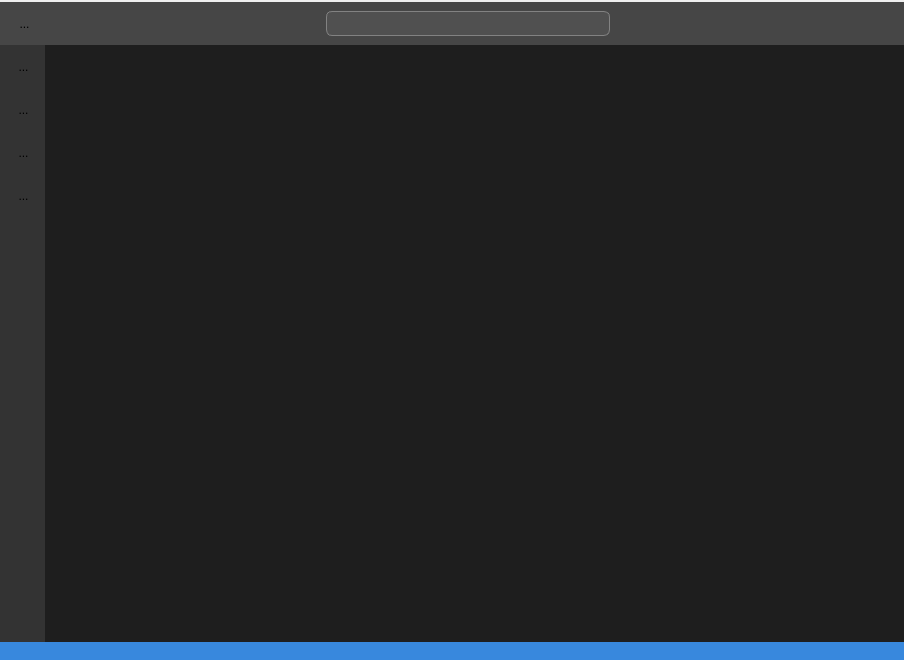
<?xml version="1.0" encoding="UTF-8"?>
<ui version="4.0">
 <class>MainWindow</class>
 <widget class="QMainWindow" name="MainWindow">
  <property name="geometry">
   <rect>
    <x>0</x>
    <y>0</y>
    <width>904</width>
    <height>660</height>
   </rect>
  </property>
  <property name="windowTitle">
   <string>MainWindow</string>
  </property>
  <widget class="QWidget" name="centralwidget">
   <layout class="QFormLayout" name="formLayout">
    <property name="horizontalSpacing">
     <number>0</number>
    </property>
    <property name="verticalSpacing">
     <number>0</number>
    </property>
    <property name="leftMargin">
     <number>0</number>
    </property>
    <property name="topMargin">
     <number>2</number>
    </property>
    <property name="rightMargin">
     <number>0</number>
    </property>
    <property name="bottomMargin">
     <number>0</number>
    </property>
    <item row="0" column="1">
     <layout class="QVBoxLayout" name="verticalLayout">
      <property name="spacing">
       <number>0</number>
      </property>
      <item>
       <layout class="QHBoxLayout" name="horizontalLayout_4"/>
      </item>
      <item>
       <layout class="QHBoxLayout" name="horizontalLayout">
        <property name="spacing">
         <number>0</number>
        </property>
       </layout>
      </item>
      <item>
       <widget class="QWidget" name="horizontalWidget_3" native="true">
        <property name="styleSheet">
         <string notr="true">QWidget{
	background-color: rgb(70, 70, 70);
}</string>
        </property>
        <layout class="QHBoxLayout" name="horizontalLayout_3">
         <property name="spacing">
          <number>0</number>
         </property>
         <property name="leftMargin">
          <number>8</number>
         </property>
         <item>
          <widget class="QToolButton" name="toolButton_4">
           <property name="styleSheet">
            <string notr="true">/* 默认 */
QToolButton{   
	border-top: 0px outset transparent;  
	border-bottom: 0px outset transparent;
	border-right: 0px outset transparent;
	border-left: 0px outset transparent;
	border-radius: 6px;
    min-width: 30px;  
    min-height: 20px;
}

/* 鼠标悬停 */
QToolButton:hover{
	background-color: rgb(90, 90, 90);
}

/* 点击和按下 */
QToolButton:pressed,QToolButton:checked{
	background-color: rgb(90, 90, 90);
}
</string>
           </property>
           <property name="text">
            <string>...</string>
           </property>
           <property name="icon">
            <iconset>
             <normaloff>../icon/menu.png</normaloff>../icon/menu.png</iconset>
           </property>
           <property name="iconSize">
            <size>
             <width>30</width>
             <height>18</height>
            </size>
           </property>
           <property name="checkable">
            <bool>true</bool>
           </property>
           <property name="checked">
            <bool>false</bool>
           </property>
           <property name="autoRepeat">
            <bool>false</bool>
           </property>
           <property name="autoExclusive">
            <bool>true</bool>
           </property>
          </widget>
         </item>
         <item>
          <spacer name="horizontalSpacer">
           <property name="orientation">
            <enum>Qt::Horizontal</enum>
           </property>
           <property name="sizeHint" stdset="0">
            <size>
             <width>38</width>
             <height>18</height>
            </size>
           </property>
          </spacer>
         </item>
         <item>
          <widget class="QLineEdit" name="lineEdit">
           <property name="sizePolicy">
            <sizepolicy hsizetype="Expanding" vsizetype="Fixed">
             <horstretch>0</horstretch>
             <verstretch>0</verstretch>
            </sizepolicy>
           </property>
           <property name="minimumSize">
            <size>
             <width>200</width>
             <height>25</height>
            </size>
           </property>
           <property name="styleSheet">
            <string notr="true">QWidget{
	border-radius: 6px;
	background-color: rgb(80, 80, 80);
	border:0.5px solid rgb(130,130,130);
	color:rgb(255,255,255);
}</string>
           </property>
          </widget>
         </item>
         <item>
          <spacer name="horizontalSpacer_2">
           <property name="orientation">
            <enum>Qt::Horizontal</enum>
           </property>
           <property name="sizeHint" stdset="0">
            <size>
             <width>40</width>
             <height>20</height>
            </size>
           </property>
          </spacer>
         </item>
        </layout>
       </widget>
      </item>
      <item>
       <layout class="QHBoxLayout" name="horizontalLayout_2">
        <property name="spacing">
         <number>0</number>
        </property>
        <item>
         <widget class="QWidget" name="verticalWidget_2" native="true">
          <property name="styleSheet">
           <string notr="true">QWidget{
	background-color: rgb(51, 51, 51);
}</string>
          </property>
          <layout class="QVBoxLayout" name="verticalLayout_3">
           <property name="spacing">
            <number>0</number>
           </property>
           <property name="leftMargin">
            <number>0</number>
           </property>
           <property name="topMargin">
            <number>0</number>
           </property>
           <property name="rightMargin">
            <number>0</number>
           </property>
           <property name="bottomMargin">
            <number>0</number>
           </property>
           <item>
            <widget class="QToolButton" name="connectWindowButton">
             <property name="minimumSize">
              <size>
               <width>42</width>
               <height>40</height>
              </size>
             </property>
             <property name="cursor">
              <cursorShape>ArrowCursor</cursorShape>
             </property>
             <property name="acceptDrops">
              <bool>false</bool>
             </property>
             <property name="toolTipDuration">
              <number>-1</number>
             </property>
             <property name="styleSheet">
              <string notr="true">/* 默认 */
QToolButton{   
		border-top: 0px outset transparent;  
	border-bottom: 0px outset transparent;
	border-right: 0px outset transparent;
	border-left: 2px outset transparent;
    min-width: 40px;  
    min-height: 40px;
}

/* 鼠标悬停 */
QToolButton:hover{
	border-left: 2px outset rgb(255, 255, 255); 
}

/* 点击和按下 */
QToolButton:pressed,QToolButton:checked{
	border-left: 2px outset rgb(255, 255, 255); 
}
</string>
             </property>
             <property name="text">
              <string>...</string>
             </property>
             <property name="icon">
              <iconset>
               <normaloff>../icon/connect_g.png</normaloff>
               <normalon>../icon/connect_w.png</normalon>../icon/connect_g.png</iconset>
             </property>
             <property name="iconSize">
              <size>
               <width>40</width>
               <height>40</height>
              </size>
             </property>
             <property name="checkable">
              <bool>true</bool>
             </property>
             <property name="autoExclusive">
              <bool>true</bool>
             </property>
             <property name="popupMode">
              <enum>QToolButton::DelayedPopup</enum>
             </property>
             <property name="arrowType">
              <enum>Qt::NoArrow</enum>
             </property>
            </widget>
           </item>
           <item>
            <widget class="QToolButton" name="controlWindowButton">
             <property name="styleSheet">
              <string notr="true">/* 默认 */
QToolButton{   
		border-top: 0px outset transparent;  
	border-bottom: 0px outset transparent;
	border-right: 0px outset transparent;
	border-left: 2px outset transparent;
    min-width: 40px;  
    min-height: 40px;
}

/* 鼠标悬停 */
QToolButton:hover{
	border-left: 2px outset rgb(255, 255, 255); 
}

/* 点击和按下 */
QToolButton:pressed,QToolButton:checked{
	border-left: 2px outset rgb(255, 255, 255); 
}
</string>
             </property>
             <property name="text">
              <string>...</string>
             </property>
             <property name="icon">
              <iconset>
               <normaloff>../icon/controller_g.png</normaloff>
               <normalon>../icon/controller_w.png</normalon>../icon/controller_g.png</iconset>
             </property>
             <property name="iconSize">
              <size>
               <width>40</width>
               <height>40</height>
              </size>
             </property>
             <property name="checkable">
              <bool>true</bool>
             </property>
             <property name="autoExclusive">
              <bool>true</bool>
             </property>
             <property name="arrowType">
              <enum>Qt::NoArrow</enum>
             </property>
            </widget>
           </item>
           <item>
            <widget class="QToolButton" name="positionWindowButton">
             <property name="styleSheet">
              <string notr="true">/* 默认 */
QToolButton{   
		border-top: 0px outset transparent;  
	border-bottom: 0px outset transparent;
	border-right: 0px outset transparent;
	border-left: 2px outset transparent;
    min-width: 40px;  
    min-height: 40px;
}

/* 鼠标悬停 */
QToolButton:hover{
	border-left: 2px outset rgb(255, 255, 255); 
}

/* 点击和按下 */
QToolButton:pressed,QToolButton:checked{
	border-left: 2px outset rgb(255, 255, 255); 
}
</string>
             </property>
             <property name="text">
              <string>...</string>
             </property>
             <property name="icon">
              <iconset>
               <normaloff>../icon/satellite_g.png</normaloff>
               <normalon>../icon/satellite_w.png</normalon>
               <selectedoff>../icon/satellite_w.png</selectedoff>
               <selectedon>../icon/satellite_w.png</selectedon>../icon/satellite_g.png</iconset>
             </property>
             <property name="iconSize">
              <size>
               <width>40</width>
               <height>40</height>
              </size>
             </property>
             <property name="checkable">
              <bool>true</bool>
             </property>
             <property name="autoExclusive">
              <bool>true</bool>
             </property>
            </widget>
           </item>
           <item>
            <widget class="QToolButton" name="terminalWindowButton">
             <property name="styleSheet">
              <string notr="true">/* 默认 */
QToolButton{   
		border-top: 0px outset transparent;  
	border-bottom: 0px outset transparent;
	border-right: 0px outset transparent;
	border-left: 2px outset transparent;
    min-width: 40px;  
    min-height: 40px;
}

/* 鼠标悬停 */
QToolButton:hover{
	border-left: 2px outset rgb(255, 255, 255); 
}

/* 点击和按下 */
QToolButton:pressed,QToolButton:checked{
	border-left: 2px outset rgb(255, 255, 255); 
}
</string>
             </property>
             <property name="text">
              <string>...</string>
             </property>
             <property name="icon">
              <iconset>
               <normaloff>../icon/terminal_g.png</normaloff>
               <normalon>../icon/terminal_w.png</normalon>../icon/terminal_g.png</iconset>
             </property>
             <property name="iconSize">
              <size>
               <width>40</width>
               <height>40</height>
              </size>
             </property>
             <property name="checkable">
              <bool>true</bool>
             </property>
             <property name="autoExclusive">
              <bool>true</bool>
             </property>
            </widget>
           </item>
           <item>
            <spacer name="verticalSpacer">
             <property name="orientation">
              <enum>Qt::Vertical</enum>
             </property>
             <property name="sizeHint" stdset="0">
              <size>
               <width>20</width>
               <height>40</height>
              </size>
             </property>
            </spacer>
           </item>
          </layout>
         </widget>
        </item>
        <item>
         <widget class="QStackedWidget" name="MainStackedWidget">
          <property name="contextMenuPolicy">
           <enum>Qt::NoContextMenu</enum>
          </property>
          <property name="styleSheet">
           <string notr="true">QWidget{
	background-color: rgb(30, 30, 30);
}</string>
          </property>
          <property name="lineWidth">
           <number>1</number>
          </property>
          <widget class="QWidget" name="page"/>
         </widget>
        </item>
       </layout>
      </item>
      <item>
       <widget class="QWidget" name="horizontalWidget_4" native="true">
        <property name="minimumSize">
         <size>
          <width>0</width>
          <height>12</height>
         </size>
        </property>
        <property name="styleSheet">
         <string notr="true">QWidget{
	background-color:rgb(56, 136, 221);
}</string>
        </property>
        <layout class="QHBoxLayout" name="horizontalLayout_5"/>
       </widget>
      </item>
     </layout>
    </item>
   </layout>
  </widget>
 </widget>
 <resources/>
 <connections/>
</ui>
